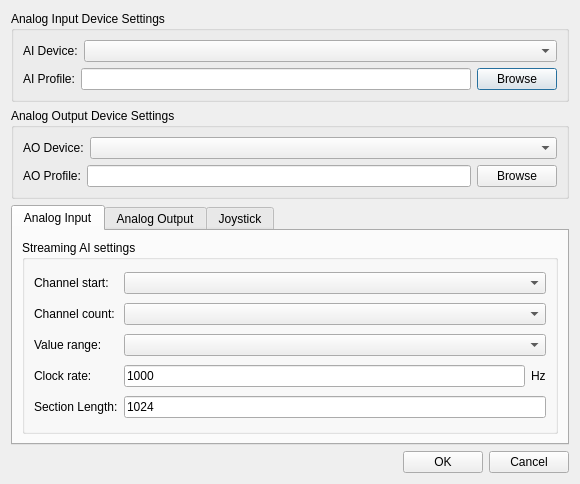
<?xml version="1.0" encoding="UTF-8"?>
<ui version="4.0">
 <class>ConfigureDialog</class>
 <widget class="QDialog" name="ConfigureDialog">
  <property name="geometry">
   <rect>
    <x>0</x>
    <y>0</y>
    <width>580</width>
    <height>450</height>
   </rect>
  </property>
  <property name="windowTitle">
   <string>FSM Control Configuration</string>
  </property>
  <layout class="QVBoxLayout" name="verticalLayout">
   <item>
    <widget class="QGroupBox" name="groupBox_4">
     <property name="title">
      <string>Analog Input Device Settings</string>
     </property>
     <layout class="QVBoxLayout" name="verticalLayout_4">
      <item>
       <layout class="QHBoxLayout" name="horizontalLayout_5">
        <item>
         <widget class="QLabel" name="lblAIDevice">
          <property name="sizePolicy">
           <sizepolicy hsizetype="Fixed" vsizetype="Fixed">
            <horstretch>0</horstretch>
            <verstretch>0</verstretch>
           </sizepolicy>
          </property>
          <property name="text">
           <string>AI Device:</string>
          </property>
          <property name="buddy">
           <cstring>cmbAIDevice</cstring>
          </property>
         </widget>
        </item>
        <item>
         <widget class="QComboBox" name="cmbAIDevice">
          <property name="sizePolicy">
           <sizepolicy hsizetype="Expanding" vsizetype="Fixed">
            <horstretch>0</horstretch>
            <verstretch>0</verstretch>
           </sizepolicy>
          </property>
         </widget>
        </item>
       </layout>
      </item>
      <item>
       <layout class="QHBoxLayout" name="horizontalLayout_6">
        <item>
         <widget class="QLabel" name="lblAIProfilePath">
          <property name="sizePolicy">
           <sizepolicy hsizetype="Fixed" vsizetype="Fixed">
            <horstretch>0</horstretch>
            <verstretch>0</verstretch>
           </sizepolicy>
          </property>
          <property name="text">
           <string>AI Profile:</string>
          </property>
         </widget>
        </item>
        <item>
         <widget class="QLineEdit" name="txtAIProfilePath"/>
        </item>
        <item>
         <widget class="QPushButton" name="btnAIBrowse">
          <property name="text">
           <string>Browse</string>
          </property>
         </widget>
        </item>
       </layout>
      </item>
     </layout>
    </widget>
   </item>
   <item>
    <widget class="QGroupBox" name="groupBox_5">
     <property name="title">
      <string>Analog Output Device Settings</string>
     </property>
     <layout class="QVBoxLayout" name="verticalLayout_5">
      <item>
       <layout class="QHBoxLayout" name="horizontalLayout_7">
        <item>
         <widget class="QLabel" name="lblAODevice">
          <property name="sizePolicy">
           <sizepolicy hsizetype="Fixed" vsizetype="Fixed">
            <horstretch>0</horstretch>
            <verstretch>0</verstretch>
           </sizepolicy>
          </property>
          <property name="text">
           <string>AO Device:</string>
          </property>
          <property name="buddy">
           <cstring>cmbAODevice</cstring>
          </property>
         </widget>
        </item>
        <item>
         <widget class="QComboBox" name="cmbAODevice">
          <property name="sizePolicy">
           <sizepolicy hsizetype="Expanding" vsizetype="Fixed">
            <horstretch>0</horstretch>
            <verstretch>0</verstretch>
           </sizepolicy>
          </property>
         </widget>
        </item>
       </layout>
      </item>
      <item>
       <layout class="QHBoxLayout" name="horizontalLayout_8">
        <item>
         <widget class="QLabel" name="lblAOProfilePath">
          <property name="sizePolicy">
           <sizepolicy hsizetype="Fixed" vsizetype="Fixed">
            <horstretch>0</horstretch>
            <verstretch>0</verstretch>
           </sizepolicy>
          </property>
          <property name="text">
           <string>AO Profile:</string>
          </property>
         </widget>
        </item>
        <item>
         <widget class="QLineEdit" name="txtAOProfilePath"/>
        </item>
        <item>
         <widget class="QPushButton" name="btnAOBrowse">
          <property name="text">
           <string>Browse</string>
          </property>
         </widget>
        </item>
       </layout>
      </item>
     </layout>
    </widget>
   </item>
   <item>
    <widget class="QTabWidget" name="tabWidget">
     <property name="currentIndex">
      <number>0</number>
     </property>
     <widget class="QWidget" name="aiTab">
      <attribute name="title">
       <string>Analog Input</string>
      </attribute>
      <layout class="QVBoxLayout" name="verticalLayout_2">
       <item>
        <widget class="QGroupBox" name="groupBox">
         <property name="title">
          <string>Streaming AI settings</string>
         </property>
         <layout class="QGridLayout" name="gridLayout">
          <item row="0" column="0">
           <widget class="QLabel" name="lblChannelStart">
            <property name="text">
             <string>Channel start:</string>
            </property>
            <property name="buddy">
             <cstring>aiCmbChannelStart</cstring>
            </property>
           </widget>
          </item>
          <item row="0" column="1">
           <widget class="QComboBox" name="aiCmbChannelStart">
            <property name="sizePolicy">
             <sizepolicy hsizetype="Expanding" vsizetype="Fixed">
              <horstretch>0</horstretch>
              <verstretch>0</verstretch>
             </sizepolicy>
            </property>
           </widget>
          </item>
          <item row="1" column="0">
           <widget class="QLabel" name="lblChannelCount">
            <property name="text">
             <string>Channel count:</string>
            </property>
            <property name="buddy">
             <cstring>aiCmbChannelCount</cstring>
            </property>
           </widget>
          </item>
          <item row="1" column="1">
           <widget class="QComboBox" name="aiCmbChannelCount">
            <property name="sizePolicy">
             <sizepolicy hsizetype="Expanding" vsizetype="Fixed">
              <horstretch>0</horstretch>
              <verstretch>0</verstretch>
             </sizepolicy>
            </property>
           </widget>
          </item>
          <item row="2" column="0">
           <widget class="QLabel" name="lblValueRange">
            <property name="sizePolicy">
             <sizepolicy hsizetype="Fixed" vsizetype="Fixed">
              <horstretch>0</horstretch>
              <verstretch>0</verstretch>
             </sizepolicy>
            </property>
            <property name="text">
             <string>Value range:</string>
            </property>
            <property name="buddy">
             <cstring>aiCmbValueRange</cstring>
            </property>
           </widget>
          </item>
          <item row="2" column="1">
           <widget class="QComboBox" name="aiCmbValueRange">
            <property name="sizePolicy">
             <sizepolicy hsizetype="Expanding" vsizetype="Fixed">
              <horstretch>0</horstretch>
              <verstretch>0</verstretch>
             </sizepolicy>
            </property>
           </widget>
          </item>
          <item row="3" column="0">
           <widget class="QLabel" name="lblClockRate">
            <property name="sizePolicy">
             <sizepolicy hsizetype="Fixed" vsizetype="Fixed">
              <horstretch>0</horstretch>
              <verstretch>0</verstretch>
             </sizepolicy>
            </property>
            <property name="text">
             <string>Clock rate:</string>
            </property>
           </widget>
          </item>
          <item row="3" column="1">
           <layout class="QHBoxLayout" name="horizontalLayout_3">
            <item>
             <widget class="QLineEdit" name="edtClockRatePerChan">
              <property name="text">
               <string>1000</string>
              </property>
              <property name="alignment">
               <set>Qt::AlignLeading|Qt::AlignLeft|Qt::AlignVCenter</set>
              </property>
             </widget>
            </item>
            <item>
             <widget class="QLabel" name="lblRateUnit">
              <property name="sizePolicy">
               <sizepolicy hsizetype="Fixed" vsizetype="Fixed">
                <horstretch>0</horstretch>
                <verstretch>0</verstretch>
               </sizepolicy>
              </property>
              <property name="text">
               <string>Hz</string>
              </property>
             </widget>
            </item>
           </layout>
          </item>
          <item row="4" column="0">
           <widget class="QLabel" name="lblSectionLength">
            <property name="sizePolicy">
             <sizepolicy hsizetype="Fixed" vsizetype="Fixed">
              <horstretch>0</horstretch>
              <verstretch>0</verstretch>
             </sizepolicy>
            </property>
            <property name="text">
             <string>Section Length:</string>
            </property>
           </widget>
          </item>
          <item row="4" column="1">
           <widget class="QLineEdit" name="edtSectionLength">
            <property name="text">
             <string>1024</string>
            </property>
           </widget>
          </item>
         </layout>
        </widget>
       </item>
      </layout>
     </widget>
     <widget class="QWidget" name="aoTab">
      <attribute name="title">
       <string>Analog Output</string>
      </attribute>
      <layout class="QVBoxLayout" name="verticalLayout_3">
       <item>
        <widget class="QGroupBox" name="groupBox_2">
         <property name="title">
          <string>FSM Output settings</string>
         </property>
         <layout class="QGridLayout" name="gridLayout_2">
          <item row="0" column="0">
           <widget class="QLabel" name="lblAoChannelStart">
            <property name="minimumSize">
             <size>
              <width>91</width>
              <height>22</height>
             </size>
            </property>
            <property name="maximumSize">
             <size>
              <width>91</width>
              <height>22</height>
             </size>
            </property>
            <property name="text">
             <string>Channel start:</string>
            </property>
            <property name="buddy">
             <cstring>aoCmbChannelStart</cstring>
            </property>
           </widget>
          </item>
          <item row="0" column="1">
           <widget class="QComboBox" name="aoCmbChannelStart">
            <property name="sizePolicy">
             <sizepolicy hsizetype="Expanding" vsizetype="Fixed">
              <horstretch>0</horstretch>
              <verstretch>0</verstretch>
             </sizepolicy>
            </property>
           </widget>
          </item>
          <item row="1" column="0">
           <widget class="QLabel" name="lblAoChannelCount">
            <property name="minimumSize">
             <size>
              <width>91</width>
              <height>22</height>
             </size>
            </property>
            <property name="maximumSize">
             <size>
              <width>91</width>
              <height>22</height>
             </size>
            </property>
            <property name="text">
             <string>Channel count:</string>
            </property>
            <property name="buddy">
             <cstring>aoCmbChannelCount</cstring>
            </property>
           </widget>
          </item>
          <item row="1" column="1">
           <widget class="QComboBox" name="aoCmbChannelCount">
            <property name="sizePolicy">
             <sizepolicy hsizetype="Expanding" vsizetype="Fixed">
              <horstretch>0</horstretch>
              <verstretch>0</verstretch>
             </sizepolicy>
            </property>
           </widget>
          </item>
          <item row="2" column="0">
           <widget class="QLabel" name="lblAoValueRange">
            <property name="sizePolicy">
             <sizepolicy hsizetype="Fixed" vsizetype="Fixed">
              <horstretch>0</horstretch>
              <verstretch>0</verstretch>
             </sizepolicy>
            </property>
            <property name="minimumSize">
             <size>
              <width>91</width>
              <height>22</height>
             </size>
            </property>
            <property name="maximumSize">
             <size>
              <width>91</width>
              <height>22</height>
             </size>
            </property>
            <property name="text">
             <string>Value range:</string>
            </property>
            <property name="buddy">
             <cstring>aoCmbValueRange</cstring>
            </property>
           </widget>
          </item>
          <item row="2" column="1">
           <widget class="QComboBox" name="aoCmbValueRange">
            <property name="sizePolicy">
             <sizepolicy hsizetype="Expanding" vsizetype="Fixed">
              <horstretch>0</horstretch>
              <verstretch>0</verstretch>
             </sizepolicy>
            </property>
           </widget>
          </item>
          <item row="3" column="0">
           <widget class="QLabel" name="lblMirrorLimits">
            <property name="text">
             <string>Mirror Limits:</string>
            </property>
           </widget>
          </item>
          <item row="3" column="1">
           <widget class="QCheckBox" name="chkLimitOutputs">
            <property name="text">
             <string>Limit mirror movements to safe range</string>
            </property>
            <property name="checked">
             <bool>true</bool>
            </property>
           </widget>
          </item>
          <item row="4" column="0">
           <widget class="QLabel" name="lblMaxRate">
            <property name="text">
             <string>Max Rate:</string>
            </property>
           </widget>
          </item>
          <item row="4" column="1">
           <layout class="QHBoxLayout" name="horizontalLayout">
            <item>
             <widget class="QSpinBox" name="spinMaxRate">
              <property name="minimum">
               <number>10</number>
              </property>
              <property name="maximum">
               <number>1000</number>
              </property>
              <property name="value">
               <number>50</number>
              </property>
             </widget>
            </item>
            <item>
             <widget class="QLabel" name="label">
              <property name="text">
               <string>Hz</string>
              </property>
             </widget>
            </item>
            <item>
             <spacer name="horizontalSpacer_5">
              <property name="orientation">
               <enum>Qt::Horizontal</enum>
              </property>
              <property name="sizeHint" stdset="0">
               <size>
                <width>40</width>
                <height>20</height>
               </size>
              </property>
             </spacer>
            </item>
           </layout>
          </item>
         </layout>
        </widget>
       </item>
      </layout>
     </widget>
     <widget class="QWidget" name="joystickTab">
      <attribute name="title">
       <string>Joystick</string>
      </attribute>
      <layout class="QVBoxLayout" name="verticalLayout_6">
       <item>
        <widget class="QGroupBox" name="groupBox_3">
         <property name="title">
          <string>Joystick Settings</string>
         </property>
         <layout class="QFormLayout" name="formLayout">
          <item row="0" column="0">
           <widget class="QLabel" name="lblBackend">
            <property name="text">
             <string>Backend:</string>
            </property>
           </widget>
          </item>
          <item row="0" column="1">
           <widget class="QComboBox" name="cmbBackend">
            <item>
             <property name="text">
              <string>Auto</string>
             </property>
            </item>
            <item>
             <property name="text">
              <string>Legacy</string>
             </property>
            </item>
            <item>
             <property name="text">
              <string>Libinput</string>
             </property>
            </item>
           </widget>
          </item>
          <item row="1" column="0">
           <widget class="QLabel" name="lblDeadzone">
            <property name="text">
             <string>Default Deadzone:</string>
            </property>
           </widget>
          </item>
          <item row="1" column="1">
           <widget class="QDoubleSpinBox" name="spinDeadzone">
            <property name="maximum">
             <double>0.500000000000000</double>
            </property>
            <property name="singleStep">
             <double>0.010000000000000</double>
            </property>
            <property name="value">
             <double>0.050000000000000</double>
            </property>
           </widget>
          </item>
          <item row="2" column="0">
           <widget class="QLabel" name="lblXScale">
            <property name="text">
             <string>Default X Scale:</string>
            </property>
           </widget>
          </item>
          <item row="2" column="1">
           <widget class="QDoubleSpinBox" name="spinXScale">
            <property name="minimum">
             <double>0.100000000000000</double>
            </property>
            <property name="maximum">
             <double>10.000000000000000</double>
            </property>
            <property name="singleStep">
             <double>0.100000000000000</double>
            </property>
            <property name="value">
             <double>1.000000000000000</double>
            </property>
           </widget>
          </item>
          <item row="3" column="0">
           <widget class="QLabel" name="lblYScale">
            <property name="text">
             <string>Default Y Scale:</string>
            </property>
           </widget>
          </item>
          <item row="3" column="1">
           <widget class="QDoubleSpinBox" name="spinYScale">
            <property name="minimum">
             <double>0.100000000000000</double>
            </property>
            <property name="maximum">
             <double>10.000000000000000</double>
            </property>
            <property name="singleStep">
             <double>0.100000000000000</double>
            </property>
            <property name="value">
             <double>1.000000000000000</double>
            </property>
           </widget>
          </item>
          <item row="4" column="0">
           <widget class="QLabel" name="lblInvertX">
            <property name="text">
             <string>Invert X Axis:</string>
            </property>
           </widget>
          </item>
          <item row="4" column="1">
           <widget class="QCheckBox" name="chkInvertX">
            <property name="text">
             <string/>
            </property>
           </widget>
          </item>
          <item row="5" column="0">
           <widget class="QLabel" name="lblInvertY">
            <property name="text">
             <string>Invert Y Axis:</string>
            </property>
           </widget>
          </item>
          <item row="5" column="1">
           <widget class="QCheckBox" name="chkInvertY">
            <property name="text">
             <string/>
            </property>
           </widget>
          </item>
         </layout>
        </widget>
       </item>
      </layout>
     </widget>
    </widget>
   </item>
   <item>
    <layout class="QHBoxLayout" name="horizontalLayout_4">
     <item>
      <spacer name="horizontalSpacer">
       <property name="orientation">
        <enum>Qt::Horizontal</enum>
       </property>
       <property name="sizeHint" stdset="0">
        <size>
         <width>40</width>
         <height>20</height>
        </size>
       </property>
      </spacer>
     </item>
     <item>
      <widget class="QPushButton" name="btnOK">
       <property name="text">
        <string>OK</string>
       </property>
      </widget>
     </item>
     <item>
      <widget class="QPushButton" name="btnCancel">
       <property name="text">
        <string>Cancel</string>
       </property>
      </widget>
     </item>
    </layout>
   </item>
  </layout>
 </widget>
 <resources/>
 <connections/>
</ui>
